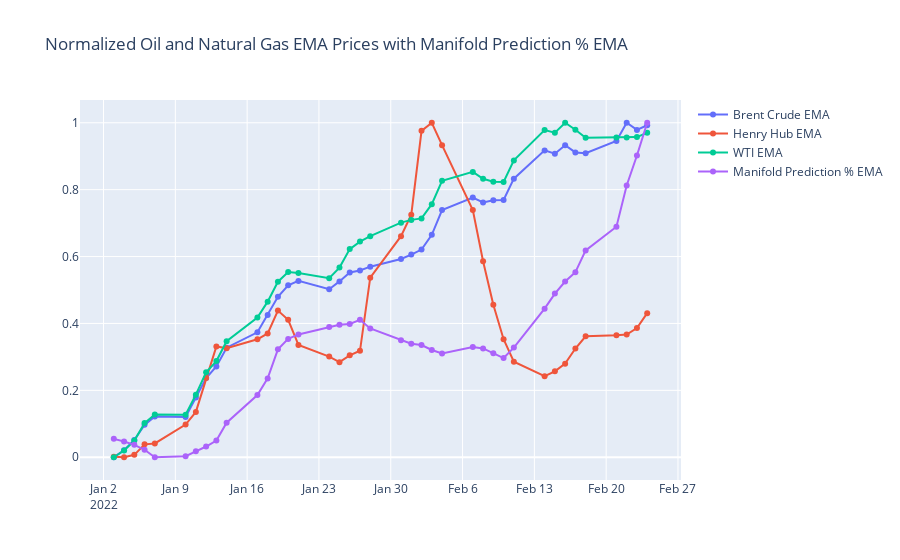

The notebook cell saved with this chart:
### Code cell
fig = plgo.Figure()
for (df,name) in [(brent_df, 'Brent Crude'), (henry_df, 'Henry Hub'), (wti_df, 'WTI')]:
    fig.add_trace(plgo.Scatter(x=df['Date'], y=normalize(df['Value_EMA']), mode='lines+markers', name=name + ' EMA'))

fig.add_trace(plgo.Scatter(x=df_probs_grouped['day'], y=normalize(df_probs_grouped['prediction_EMA']), mode='lines+markers', name='Manifold Prediction % EMA'))
fig.update_layout(title='Normalized Oil and Natural Gas EMA Prices with Manifold Prediction % EMA')
fig.show()
